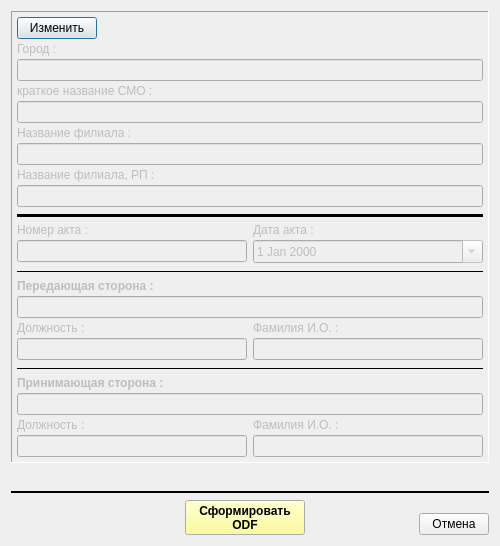
<?xml version="1.0" encoding="UTF-8"?>
<ui version="4.0">
 <class>print_blanks_pol_act_wnd</class>
 <widget class="QDialog" name="print_blanks_pol_act_wnd">
  <property name="geometry">
   <rect>
    <x>0</x>
    <y>0</y>
    <width>500</width>
    <height>546</height>
   </rect>
  </property>
  <property name="minimumSize">
   <size>
    <width>500</width>
    <height>0</height>
   </size>
  </property>
  <property name="windowTitle">
   <string>Акт передлачи бланков полисов</string>
  </property>
  <layout class="QVBoxLayout" name="verticalLayout_2">
   <item>
    <widget class="QFrame" name="frame">
     <property name="enabled">
      <bool>true</bool>
     </property>
     <property name="frameShape">
      <enum>QFrame::Panel</enum>
     </property>
     <property name="frameShadow">
      <enum>QFrame::Sunken</enum>
     </property>
     <layout class="QGridLayout" name="gridLayout" columnstretch="0,0">
      <property name="leftMargin">
       <number>5</number>
      </property>
      <property name="topMargin">
       <number>5</number>
      </property>
      <property name="rightMargin">
       <number>5</number>
      </property>
      <property name="bottomMargin">
       <number>5</number>
      </property>
      <property name="horizontalSpacing">
       <number>6</number>
      </property>
      <property name="verticalSpacing">
       <number>3</number>
      </property>
      <item row="18" column="0">
       <widget class="QLineEdit" name="ln_sender_post">
        <property name="enabled">
         <bool>false</bool>
        </property>
        <property name="readOnly">
         <bool>false</bool>
        </property>
       </widget>
      </item>
      <item row="11" column="1">
       <widget class="QDateEdit" name="date_act">
        <property name="enabled">
         <bool>false</bool>
        </property>
        <property name="calendarPopup">
         <bool>true</bool>
        </property>
       </widget>
      </item>
      <item row="13" column="0" colspan="2">
       <widget class="QLabel" name="lab_sender">
        <property name="enabled">
         <bool>false</bool>
        </property>
        <property name="minimumSize">
         <size>
          <width>150</width>
          <height>0</height>
         </size>
        </property>
        <property name="font">
         <font>
          <weight>75</weight>
          <bold>true</bold>
         </font>
        </property>
        <property name="text">
         <string>Передающая сторона :</string>
        </property>
        <property name="alignment">
         <set>Qt::AlignLeading|Qt::AlignLeft|Qt::AlignVCenter</set>
        </property>
       </widget>
      </item>
      <item row="23" column="0">
       <widget class="QLineEdit" name="ln_obtainer_post">
        <property name="enabled">
         <bool>false</bool>
        </property>
        <property name="readOnly">
         <bool>false</bool>
        </property>
       </widget>
      </item>
      <item row="3" column="0" colspan="2">
       <widget class="QLabel" name="lab_smo_name">
        <property name="enabled">
         <bool>false</bool>
        </property>
        <property name="minimumSize">
         <size>
          <width>150</width>
          <height>0</height>
         </size>
        </property>
        <property name="text">
         <string>краткое название СМО : </string>
        </property>
        <property name="alignment">
         <set>Qt::AlignLeading|Qt::AlignLeft|Qt::AlignVCenter</set>
        </property>
       </widget>
      </item>
      <item row="15" column="1">
       <widget class="QLabel" name="lab_sender_fio">
        <property name="enabled">
         <bool>false</bool>
        </property>
        <property name="minimumSize">
         <size>
          <width>150</width>
          <height>0</height>
         </size>
        </property>
        <property name="text">
         <string>Фамилия И.О. : </string>
        </property>
        <property name="alignment">
         <set>Qt::AlignLeading|Qt::AlignLeft|Qt::AlignVCenter</set>
        </property>
       </widget>
      </item>
      <item row="4" column="0" colspan="2">
       <widget class="QLineEdit" name="ln_smo_name">
        <property name="enabled">
         <bool>false</bool>
        </property>
        <property name="readOnly">
         <bool>false</bool>
        </property>
       </widget>
      </item>
      <item row="20" column="0" colspan="2">
       <widget class="QLabel" name="lab_obtainer">
        <property name="enabled">
         <bool>false</bool>
        </property>
        <property name="minimumSize">
         <size>
          <width>150</width>
          <height>0</height>
         </size>
        </property>
        <property name="font">
         <font>
          <weight>75</weight>
          <bold>true</bold>
         </font>
        </property>
        <property name="text">
         <string>Принимающая сторона :</string>
        </property>
        <property name="alignment">
         <set>Qt::AlignLeading|Qt::AlignLeft|Qt::AlignVCenter</set>
        </property>
       </widget>
      </item>
      <item row="7" column="0" colspan="2">
       <widget class="QLabel" name="lab_filial_name_rp">
        <property name="enabled">
         <bool>false</bool>
        </property>
        <property name="minimumSize">
         <size>
          <width>150</width>
          <height>0</height>
         </size>
        </property>
        <property name="text">
         <string>Название филиала, РП : </string>
        </property>
        <property name="alignment">
         <set>Qt::AlignLeading|Qt::AlignLeft|Qt::AlignVCenter</set>
        </property>
       </widget>
      </item>
      <item row="14" column="0" colspan="2">
       <widget class="QLineEdit" name="ln_sender">
        <property name="enabled">
         <bool>false</bool>
        </property>
        <property name="readOnly">
         <bool>false</bool>
        </property>
       </widget>
      </item>
      <item row="12" column="0" colspan="2">
       <widget class="Line" name="line_2">
        <property name="minimumSize">
         <size>
          <width>0</width>
          <height>10</height>
         </size>
        </property>
        <property name="frameShadow">
         <enum>QFrame::Plain</enum>
        </property>
        <property name="lineWidth">
         <number>1</number>
        </property>
        <property name="orientation">
         <enum>Qt::Horizontal</enum>
        </property>
       </widget>
      </item>
      <item row="18" column="1">
       <widget class="QLineEdit" name="ln_sender_fio">
        <property name="enabled">
         <bool>false</bool>
        </property>
        <property name="readOnly">
         <bool>false</bool>
        </property>
       </widget>
      </item>
      <item row="21" column="0" colspan="2">
       <widget class="QLineEdit" name="ln_obtainer">
        <property name="enabled">
         <bool>false</bool>
        </property>
        <property name="readOnly">
         <bool>false</bool>
        </property>
       </widget>
      </item>
      <item row="15" column="0">
       <widget class="QLabel" name="lab_sender_post">
        <property name="enabled">
         <bool>false</bool>
        </property>
        <property name="minimumSize">
         <size>
          <width>150</width>
          <height>0</height>
         </size>
        </property>
        <property name="text">
         <string>Должность :</string>
        </property>
        <property name="alignment">
         <set>Qt::AlignLeading|Qt::AlignLeft|Qt::AlignVCenter</set>
        </property>
       </widget>
      </item>
      <item row="23" column="1">
       <widget class="QLineEdit" name="ln_obtainer_fio">
        <property name="enabled">
         <bool>false</bool>
        </property>
        <property name="readOnly">
         <bool>false</bool>
        </property>
       </widget>
      </item>
      <item row="8" column="0" colspan="2">
       <widget class="QLineEdit" name="ln_filial_name_rp">
        <property name="enabled">
         <bool>false</bool>
        </property>
        <property name="readOnly">
         <bool>false</bool>
        </property>
       </widget>
      </item>
      <item row="22" column="0">
       <widget class="QLabel" name="lab_obtainer_post">
        <property name="enabled">
         <bool>false</bool>
        </property>
        <property name="minimumSize">
         <size>
          <width>150</width>
          <height>0</height>
         </size>
        </property>
        <property name="text">
         <string>Должность :</string>
        </property>
        <property name="alignment">
         <set>Qt::AlignLeading|Qt::AlignLeft|Qt::AlignVCenter</set>
        </property>
       </widget>
      </item>
      <item row="5" column="0" colspan="2">
       <widget class="QLabel" name="lab_filial_name">
        <property name="enabled">
         <bool>false</bool>
        </property>
        <property name="minimumSize">
         <size>
          <width>150</width>
          <height>0</height>
         </size>
        </property>
        <property name="text">
         <string>Название филиала : </string>
        </property>
        <property name="alignment">
         <set>Qt::AlignLeading|Qt::AlignLeft|Qt::AlignVCenter</set>
        </property>
       </widget>
      </item>
      <item row="6" column="0" colspan="2">
       <widget class="QLineEdit" name="ln_filial_name">
        <property name="enabled">
         <bool>false</bool>
        </property>
        <property name="readOnly">
         <bool>false</bool>
        </property>
       </widget>
      </item>
      <item row="22" column="1">
       <widget class="QLabel" name="lab_obtainer_fio">
        <property name="enabled">
         <bool>false</bool>
        </property>
        <property name="minimumSize">
         <size>
          <width>150</width>
          <height>0</height>
         </size>
        </property>
        <property name="text">
         <string>Фамилия И.О. : </string>
        </property>
        <property name="alignment">
         <set>Qt::AlignLeading|Qt::AlignLeft|Qt::AlignVCenter</set>
        </property>
       </widget>
      </item>
      <item row="11" column="0">
       <widget class="QLineEdit" name="ln_act_num">
        <property name="enabled">
         <bool>false</bool>
        </property>
        <property name="readOnly">
         <bool>false</bool>
        </property>
       </widget>
      </item>
      <item row="10" column="1">
       <widget class="QLabel" name="lab_act_date">
        <property name="enabled">
         <bool>false</bool>
        </property>
        <property name="minimumSize">
         <size>
          <width>150</width>
          <height>0</height>
         </size>
        </property>
        <property name="text">
         <string>Дата акта :</string>
        </property>
        <property name="alignment">
         <set>Qt::AlignLeading|Qt::AlignLeft|Qt::AlignVCenter</set>
        </property>
       </widget>
      </item>
      <item row="9" column="0" colspan="2">
       <widget class="Line" name="line_5">
        <property name="minimumSize">
         <size>
          <width>0</width>
          <height>10</height>
         </size>
        </property>
        <property name="frameShadow">
         <enum>QFrame::Plain</enum>
        </property>
        <property name="lineWidth">
         <number>3</number>
        </property>
        <property name="orientation">
         <enum>Qt::Horizontal</enum>
        </property>
       </widget>
      </item>
      <item row="10" column="0">
       <widget class="QLabel" name="lab_act_num">
        <property name="enabled">
         <bool>false</bool>
        </property>
        <property name="minimumSize">
         <size>
          <width>150</width>
          <height>0</height>
         </size>
        </property>
        <property name="text">
         <string>Номер акта : </string>
        </property>
        <property name="alignment">
         <set>Qt::AlignLeading|Qt::AlignLeft|Qt::AlignVCenter</set>
        </property>
       </widget>
      </item>
      <item row="1" column="0">
       <widget class="QLabel" name="lab_filial_city">
        <property name="enabled">
         <bool>false</bool>
        </property>
        <property name="minimumSize">
         <size>
          <width>150</width>
          <height>0</height>
         </size>
        </property>
        <property name="text">
         <string>Город : </string>
        </property>
        <property name="alignment">
         <set>Qt::AlignLeading|Qt::AlignLeft|Qt::AlignVCenter</set>
        </property>
       </widget>
      </item>
      <item row="0" column="0" colspan="2">
       <layout class="QHBoxLayout" name="horizontalLayout_3" stretch="0,0">
        <property name="spacing">
         <number>2</number>
        </property>
        <item>
         <widget class="QPushButton" name="bn_edit">
          <property name="text">
           <string>Изменить</string>
          </property>
          <property name="icon">
           <iconset resource="_inko_pol2_res.qrc">
            <normaloff>:/change.bmp</normaloff>:/change.bmp</iconset>
          </property>
          <property name="checkable">
           <bool>true</bool>
          </property>
         </widget>
        </item>
        <item>
         <spacer name="horizontalSpacer_7">
          <property name="orientation">
           <enum>Qt::Horizontal</enum>
          </property>
          <property name="sizeHint" stdset="0">
           <size>
            <width>40</width>
            <height>20</height>
           </size>
          </property>
         </spacer>
        </item>
       </layout>
      </item>
      <item row="2" column="0" colspan="2">
       <widget class="QLineEdit" name="ln_filial_city">
        <property name="enabled">
         <bool>false</bool>
        </property>
        <property name="readOnly">
         <bool>false</bool>
        </property>
       </widget>
      </item>
      <item row="19" column="0" colspan="2">
       <widget class="Line" name="line_3">
        <property name="minimumSize">
         <size>
          <width>0</width>
          <height>10</height>
         </size>
        </property>
        <property name="frameShadow">
         <enum>QFrame::Plain</enum>
        </property>
        <property name="lineWidth">
         <number>1</number>
        </property>
        <property name="orientation">
         <enum>Qt::Horizontal</enum>
        </property>
       </widget>
      </item>
     </layout>
    </widget>
   </item>
   <item>
    <spacer name="verticalSpacer">
     <property name="orientation">
      <enum>Qt::Vertical</enum>
     </property>
     <property name="sizeHint" stdset="0">
      <size>
       <width>20</width>
       <height>55</height>
      </size>
     </property>
    </spacer>
   </item>
   <item>
    <widget class="Line" name="line_4">
     <property name="frameShadow">
      <enum>QFrame::Plain</enum>
     </property>
     <property name="lineWidth">
      <number>2</number>
     </property>
     <property name="orientation">
      <enum>Qt::Horizontal</enum>
     </property>
    </widget>
   </item>
   <item>
    <layout class="QHBoxLayout" name="horizontalLayout">
     <item>
      <widget class="QFrame" name="frame_2">
       <property name="minimumSize">
        <size>
         <width>60</width>
         <height>0</height>
        </size>
       </property>
       <property name="maximumSize">
        <size>
         <width>70</width>
         <height>16777215</height>
        </size>
       </property>
       <property name="frameShape">
        <enum>QFrame::NoFrame</enum>
       </property>
       <property name="frameShadow">
        <enum>QFrame::Plain</enum>
       </property>
       <layout class="QHBoxLayout" name="horizontalLayout_2">
        <property name="spacing">
         <number>2</number>
        </property>
        <property name="leftMargin">
         <number>2</number>
        </property>
        <property name="topMargin">
         <number>2</number>
        </property>
        <property name="rightMargin">
         <number>2</number>
        </property>
        <property name="bottomMargin">
         <number>2</number>
        </property>
       </layout>
      </widget>
     </item>
     <item>
      <spacer name="horizontalSpacer_2">
       <property name="orientation">
        <enum>Qt::Horizontal</enum>
       </property>
       <property name="sizeHint" stdset="0">
        <size>
         <width>40</width>
         <height>20</height>
        </size>
       </property>
      </spacer>
     </item>
     <item>
      <widget class="QPushButton" name="bn_print">
       <property name="minimumSize">
        <size>
         <width>120</width>
         <height>35</height>
        </size>
       </property>
       <property name="palette">
        <palette>
         <active>
          <colorrole role="Button">
           <brush brushstyle="SolidPattern">
            <color alpha="255">
             <red>255</red>
             <green>255</green>
             <blue>127</blue>
            </color>
           </brush>
          </colorrole>
         </active>
         <inactive>
          <colorrole role="Button">
           <brush brushstyle="SolidPattern">
            <color alpha="255">
             <red>255</red>
             <green>255</green>
             <blue>127</blue>
            </color>
           </brush>
          </colorrole>
         </inactive>
         <disabled>
          <colorrole role="Button">
           <brush brushstyle="SolidPattern">
            <color alpha="255">
             <red>255</red>
             <green>255</green>
             <blue>127</blue>
            </color>
           </brush>
          </colorrole>
         </disabled>
        </palette>
       </property>
       <property name="font">
        <font>
         <weight>75</weight>
         <bold>true</bold>
        </font>
       </property>
       <property name="text">
        <string>Сформировать 
ODF</string>
       </property>
      </widget>
     </item>
     <item>
      <spacer name="horizontalSpacer">
       <property name="orientation">
        <enum>Qt::Horizontal</enum>
       </property>
       <property name="sizeHint" stdset="0">
        <size>
         <width>40</width>
         <height>20</height>
        </size>
       </property>
      </spacer>
     </item>
     <item>
      <layout class="QVBoxLayout" name="verticalLayout_3">
       <property name="spacing">
        <number>0</number>
       </property>
       <property name="leftMargin">
        <number>0</number>
       </property>
       <property name="topMargin">
        <number>0</number>
       </property>
       <property name="rightMargin">
        <number>0</number>
       </property>
       <property name="bottomMargin">
        <number>0</number>
       </property>
       <item>
        <spacer name="verticalSpacer_2">
         <property name="orientation">
          <enum>Qt::Vertical</enum>
         </property>
         <property name="sizeHint" stdset="0">
          <size>
           <width>5</width>
           <height>5</height>
          </size>
         </property>
        </spacer>
       </item>
       <item>
        <widget class="QPushButton" name="bn_cansel">
         <property name="minimumSize">
          <size>
           <width>70</width>
           <height>0</height>
          </size>
         </property>
         <property name="maximumSize">
          <size>
           <width>60</width>
           <height>16777215</height>
          </size>
         </property>
         <property name="text">
          <string>Отмена</string>
         </property>
        </widget>
       </item>
      </layout>
     </item>
    </layout>
   </item>
  </layout>
 </widget>
 <resources>
  <include location="_inko_pol2_res.qrc"/>
 </resources>
 <connections/>
</ui>
